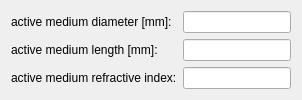
          <widget class="QWidget" name="scrollAreaWidgetContents_Medium">
           <property name="geometry">
            <rect>
             <x>0</x>
             <y>0</y>
             <width>0</width>
             <height>0</height>
            </rect>
           </property>
           <layout class="QFormLayout" name="formLayout_2">
            <property name="fieldGrowthPolicy">
             <enum>QFormLayout::AllNonFixedFieldsGrow</enum>
            </property>
            <item row="0" column="0">
             <widget class="QLabel" name="label_medium_radius">
              <property name="text">
               <string>active medium diameter [mm]:</string>
              </property>
             </widget>
            </item>
            <item row="0" column="1">
             <widget class="QLineEdit" name="lineEdit_medium_radius">
              <property name="alignment">
               <set>Qt::AlignRight|Qt::AlignTrailing|Qt::AlignVCenter</set>
              </property>
             </widget>
            </item>
            <item row="1" column="0">
             <widget class="QLabel" name="label_medium_length">
              <property name="text">
               <string>active medium length [mm]:</string>
              </property>
             </widget>
            </item>
            <item row="1" column="1">
             <widget class="QLineEdit" name="lineEdit_medium_length">
              <property name="alignment">
               <set>Qt::AlignRight|Qt::AlignTrailing|Qt::AlignVCenter</set>
              </property>
             </widget>
            </item>
            <item row="2" column="0">
             <widget class="QLabel" name="label_medium_refr_idx">
              <property name="text">
               <string>active medium refractive index:</string>
              </property>
             </widget>
            </item>
            <item row="2" column="1">
             <widget class="QLineEdit" name="lineEdit_medium_refr_idx">
              <property name="alignment">
               <set>Qt::AlignRight|Qt::AlignTrailing|Qt::AlignVCenter</set>
              </property>
             </widget>
            </item>
           </layout>
          </widget>
